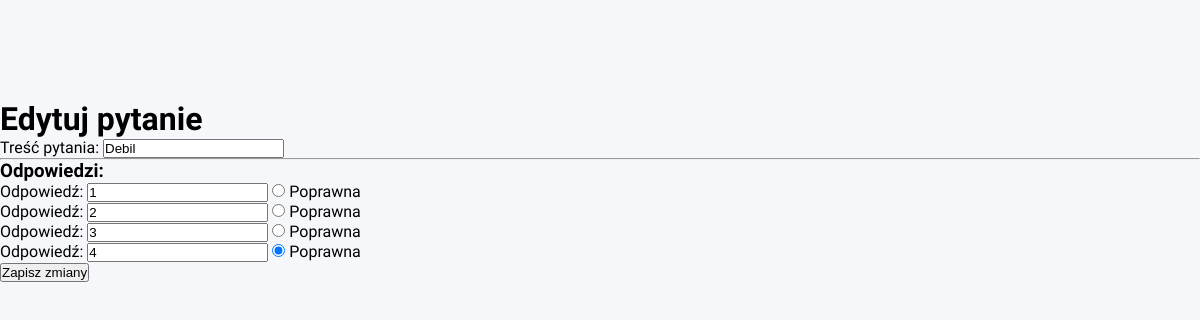
Before: /teacher/questions/3/edit with the older database file.
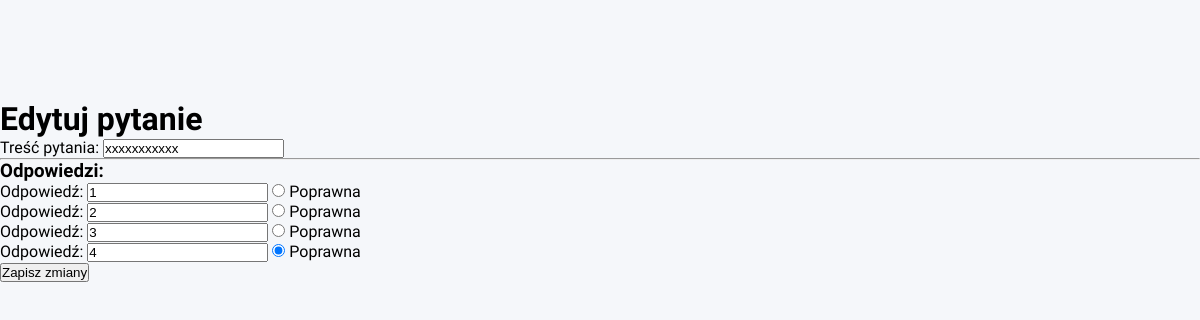
After: the same page with the newer database file.
### models.py (models this page shows, shortened)
class Question(db.Model):
    __tablename__ = 'questions'
    id = db.Column(db.Integer, primary_key=True)
    text = db.Column(db.String, nullable=False)

### app.py (the view, shortened to what this page needs)
@app.route('/teacher/questions/<int:question_id>/edit', methods=['GET', 'POST']) #edytuj pytanie
def edit_question(question_id):
    question = Question.query.get_or_404(question_id)
    return render_template('edit_question.html', question=question)

### templates/edit_question.html (shortened to what this page needs)
{% extends "base.html" %}
{% block body %}
<h1>Edytuj pytanie</h1>
<form method="post">
  <label>Treść pytania:</label>
  <input type="text" name="question_text" value="{{ question.text }}" required>
  <hr>
  <h3>Odpowiedzi:</h3>
  {% for opt in question.answer_options %}
    <div>
      <label>Odpowiedź:</label>
      <input type="text" name="option_{{ opt.id }}" value="{{ opt.text }}">
      <label>
        <input type="radio" name="correct_option" value="{{ opt.id }}" {% if opt.is_correct %}checked{% endif %}>
        Poprawna
      </label>
    </div>
  {% endfor %}
  <button type="submit" class="btn">Zapisz zmiany</button>
</form>
{% endblock %}

Changed rows visible on the page:
changed Question: question_text "Debil" → "xxxxxxxxxxx"
